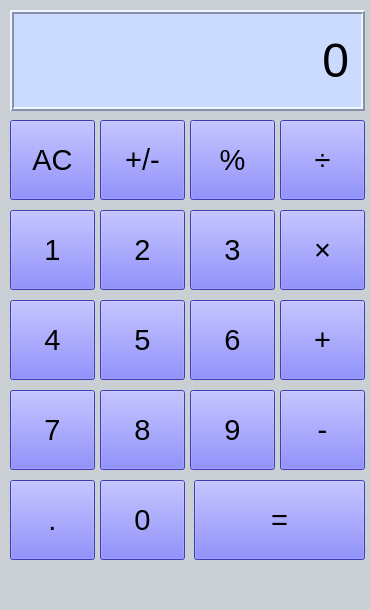
<?xml version="1.0" encoding="UTF-8"?>
<ui version="4.0">
 <class>MainWindow</class>
 <widget class="QMainWindow" name="MainWindow">
  <property name="geometry">
   <rect>
    <x>0</x>
    <y>0</y>
    <width>370</width>
    <height>610</height>
   </rect>
  </property>
  <property name="windowTitle">
   <string>Calculator</string>
  </property>
  <property name="styleSheet">
   <string notr="true">background-color: rgb(202, 207, 212);


</string>
  </property>
  <widget class="QWidget" name="centralwidget">
   <widget class="QLabel" name="output_label">
    <property name="geometry">
     <rect>
      <x>10</x>
      <y>10</y>
      <width>355</width>
      <height>101</height>
     </rect>
    </property>
    <property name="font">
     <font>
      <pointsize>36</pointsize>
     </font>
    </property>
    <property name="layoutDirection">
     <enum>Qt::LeftToRight</enum>
    </property>
    <property name="styleSheet">
     <string notr="true">background-color: rgb(203, 219, 255);</string>
    </property>
    <property name="frameShape">
     <enum>QFrame::Box</enum>
    </property>
    <property name="frameShadow">
     <enum>QFrame::Raised</enum>
    </property>
    <property name="lineWidth">
     <number>2</number>
    </property>
    <property name="midLineWidth">
     <number>0</number>
    </property>
    <property name="text">
     <string>0</string>
    </property>
    <property name="alignment">
     <set>Qt::AlignRight|Qt::AlignTrailing|Qt::AlignVCenter</set>
    </property>
   </widget>
   <widget class="QPushButton" name="pushButton">
    <property name="geometry">
     <rect>
      <x>10</x>
      <y>120</y>
      <width>85</width>
      <height>80</height>
     </rect>
    </property>
    <property name="font">
     <font>
      <pointsize>22</pointsize>
     </font>
    </property>
    <property name="styleSheet">
     <string notr="true">background-color: rgb(85, 85, 255);</string>
    </property>
    <property name="text">
     <string>AC</string>
    </property>
   </widget>
   <widget class="QPushButton" name="pushButton_plus_minuce">
    <property name="geometry">
     <rect>
      <x>100</x>
      <y>120</y>
      <width>85</width>
      <height>80</height>
     </rect>
    </property>
    <property name="font">
     <font>
      <pointsize>22</pointsize>
     </font>
    </property>
    <property name="styleSheet">
     <string notr="true">background-color: rgb(85, 85, 255);</string>
    </property>
    <property name="text">
     <string>+/-</string>
    </property>
   </widget>
   <widget class="QPushButton" name="pushButton_percent">
    <property name="geometry">
     <rect>
      <x>190</x>
      <y>120</y>
      <width>85</width>
      <height>80</height>
     </rect>
    </property>
    <property name="font">
     <font>
      <pointsize>22</pointsize>
     </font>
    </property>
    <property name="styleSheet">
     <string notr="true">background-color: rgb(85, 85, 255);</string>
    </property>
    <property name="text">
     <string>%</string>
    </property>
   </widget>
   <widget class="QPushButton" name="pushButton_div">
    <property name="geometry">
     <rect>
      <x>280</x>
      <y>120</y>
      <width>85</width>
      <height>80</height>
     </rect>
    </property>
    <property name="font">
     <font>
      <pointsize>22</pointsize>
     </font>
    </property>
    <property name="styleSheet">
     <string notr="true">background-color: rgb(85, 85, 255);</string>
    </property>
    <property name="text">
     <string>÷</string>
    </property>
   </widget>
   <widget class="QPushButton" name="pushButton_one">
    <property name="geometry">
     <rect>
      <x>10</x>
      <y>210</y>
      <width>85</width>
      <height>80</height>
     </rect>
    </property>
    <property name="font">
     <font>
      <pointsize>22</pointsize>
     </font>
    </property>
    <property name="styleSheet">
     <string notr="true">background-color: rgb(85, 85, 255);</string>
    </property>
    <property name="text">
     <string>1</string>
    </property>
   </widget>
   <widget class="QPushButton" name="pushButton_two">
    <property name="geometry">
     <rect>
      <x>100</x>
      <y>210</y>
      <width>85</width>
      <height>80</height>
     </rect>
    </property>
    <property name="font">
     <font>
      <pointsize>22</pointsize>
     </font>
    </property>
    <property name="styleSheet">
     <string notr="true">background-color: rgb(85, 85, 255);</string>
    </property>
    <property name="text">
     <string>2</string>
    </property>
   </widget>
   <widget class="QPushButton" name="pushButton_three">
    <property name="geometry">
     <rect>
      <x>190</x>
      <y>210</y>
      <width>85</width>
      <height>80</height>
     </rect>
    </property>
    <property name="font">
     <font>
      <pointsize>22</pointsize>
     </font>
    </property>
    <property name="styleSheet">
     <string notr="true">background-color: rgb(85, 85, 255);</string>
    </property>
    <property name="text">
     <string>3</string>
    </property>
   </widget>
   <widget class="QPushButton" name="pushButton_mul">
    <property name="geometry">
     <rect>
      <x>280</x>
      <y>210</y>
      <width>85</width>
      <height>80</height>
     </rect>
    </property>
    <property name="font">
     <font>
      <pointsize>22</pointsize>
     </font>
    </property>
    <property name="styleSheet">
     <string notr="true">background-color: rgb(85, 85, 255);</string>
    </property>
    <property name="text">
     <string>×</string>
    </property>
   </widget>
   <widget class="QPushButton" name="pushButton_four">
    <property name="geometry">
     <rect>
      <x>10</x>
      <y>300</y>
      <width>85</width>
      <height>80</height>
     </rect>
    </property>
    <property name="font">
     <font>
      <pointsize>22</pointsize>
     </font>
    </property>
    <property name="styleSheet">
     <string notr="true">background-color: rgb(85, 85, 255);</string>
    </property>
    <property name="text">
     <string>4</string>
    </property>
   </widget>
   <widget class="QPushButton" name="pushButton_five">
    <property name="geometry">
     <rect>
      <x>100</x>
      <y>300</y>
      <width>85</width>
      <height>80</height>
     </rect>
    </property>
    <property name="font">
     <font>
      <pointsize>22</pointsize>
     </font>
    </property>
    <property name="styleSheet">
     <string notr="true">background-color: rgb(85, 85, 255);</string>
    </property>
    <property name="text">
     <string>5</string>
    </property>
   </widget>
   <widget class="QPushButton" name="pushButton_six">
    <property name="geometry">
     <rect>
      <x>190</x>
      <y>300</y>
      <width>85</width>
      <height>80</height>
     </rect>
    </property>
    <property name="font">
     <font>
      <pointsize>22</pointsize>
     </font>
    </property>
    <property name="styleSheet">
     <string notr="true">background-color: rgb(85, 85, 255);</string>
    </property>
    <property name="text">
     <string>6</string>
    </property>
   </widget>
   <widget class="QPushButton" name="pushButton_add">
    <property name="geometry">
     <rect>
      <x>280</x>
      <y>300</y>
      <width>85</width>
      <height>80</height>
     </rect>
    </property>
    <property name="font">
     <font>
      <pointsize>22</pointsize>
     </font>
    </property>
    <property name="styleSheet">
     <string notr="true">background-color: rgb(85, 85, 255);</string>
    </property>
    <property name="text">
     <string>+</string>
    </property>
   </widget>
   <widget class="QPushButton" name="pushButton_seven">
    <property name="geometry">
     <rect>
      <x>10</x>
      <y>390</y>
      <width>85</width>
      <height>80</height>
     </rect>
    </property>
    <property name="font">
     <font>
      <pointsize>22</pointsize>
     </font>
    </property>
    <property name="styleSheet">
     <string notr="true">background-color: rgb(85, 85, 255);</string>
    </property>
    <property name="text">
     <string>7</string>
    </property>
   </widget>
   <widget class="QPushButton" name="pushButton_eight">
    <property name="geometry">
     <rect>
      <x>100</x>
      <y>390</y>
      <width>85</width>
      <height>80</height>
     </rect>
    </property>
    <property name="font">
     <font>
      <pointsize>22</pointsize>
     </font>
    </property>
    <property name="styleSheet">
     <string notr="true">background-color: rgb(85, 85, 255);</string>
    </property>
    <property name="text">
     <string>8</string>
    </property>
   </widget>
   <widget class="QPushButton" name="pushButton_nine">
    <property name="geometry">
     <rect>
      <x>190</x>
      <y>390</y>
      <width>85</width>
      <height>80</height>
     </rect>
    </property>
    <property name="font">
     <font>
      <pointsize>22</pointsize>
     </font>
    </property>
    <property name="styleSheet">
     <string notr="true">background-color: rgb(85, 85, 255);
</string>
    </property>
    <property name="text">
     <string>9</string>
    </property>
   </widget>
   <widget class="QPushButton" name="pushButton_sub">
    <property name="geometry">
     <rect>
      <x>280</x>
      <y>390</y>
      <width>85</width>
      <height>80</height>
     </rect>
    </property>
    <property name="font">
     <font>
      <pointsize>22</pointsize>
     </font>
    </property>
    <property name="styleSheet">
     <string notr="true">background-color: rgb(85, 85, 255);</string>
    </property>
    <property name="text">
     <string>-</string>
    </property>
   </widget>
   <widget class="QPushButton" name="pushButton_point">
    <property name="geometry">
     <rect>
      <x>10</x>
      <y>480</y>
      <width>85</width>
      <height>80</height>
     </rect>
    </property>
    <property name="font">
     <font>
      <pointsize>22</pointsize>
     </font>
    </property>
    <property name="styleSheet">
     <string notr="true">background-color: rgb(85, 85, 255);</string>
    </property>
    <property name="text">
     <string>.</string>
    </property>
   </widget>
   <widget class="QPushButton" name="pushButton_zero">
    <property name="geometry">
     <rect>
      <x>100</x>
      <y>480</y>
      <width>85</width>
      <height>80</height>
     </rect>
    </property>
    <property name="font">
     <font>
      <pointsize>22</pointsize>
     </font>
    </property>
    <property name="styleSheet">
     <string notr="true">background-color: rgb(85, 85, 255);</string>
    </property>
    <property name="text">
     <string>0</string>
    </property>
   </widget>
   <widget class="QPushButton" name="pushButton_result">
    <property name="geometry">
     <rect>
      <x>194</x>
      <y>480</y>
      <width>171</width>
      <height>80</height>
     </rect>
    </property>
    <property name="font">
     <font>
      <pointsize>22</pointsize>
     </font>
    </property>
    <property name="styleSheet">
     <string notr="true">background-color: rgb(85, 85, 255);</string>
    </property>
    <property name="text">
     <string>=</string>
    </property>
   </widget>
  </widget>
  <widget class="QMenuBar" name="menubar">
   <property name="geometry">
    <rect>
     <x>0</x>
     <y>0</y>
     <width>370</width>
     <height>26</height>
    </rect>
   </property>
  </widget>
  <widget class="QStatusBar" name="statusbar"/>
 </widget>
 <resources/>
 <connections/>
</ui>
